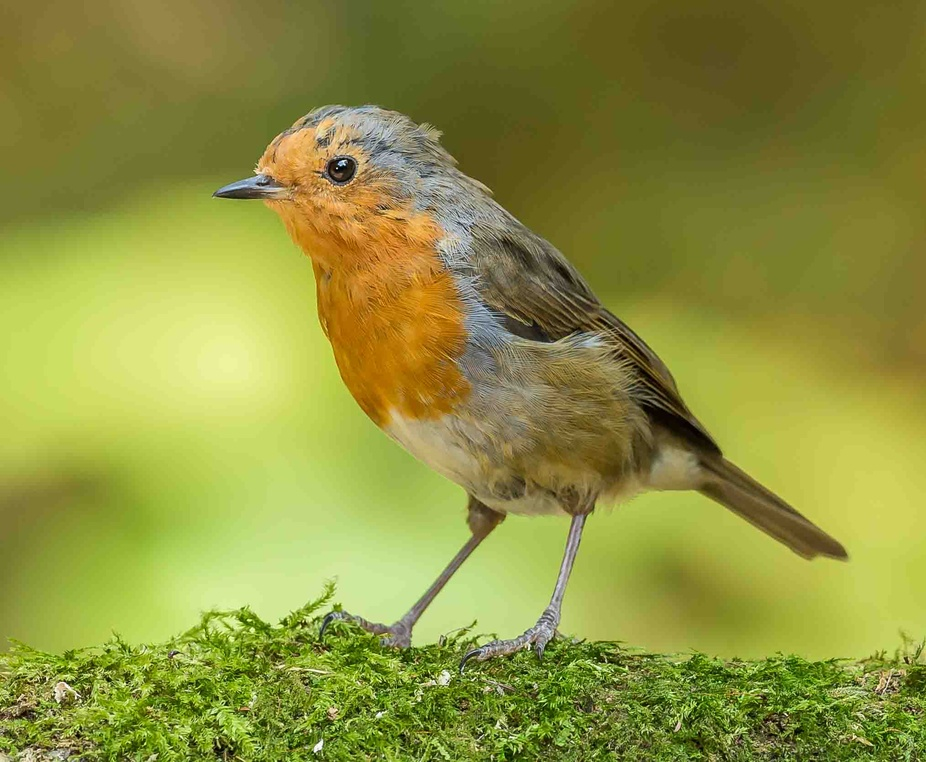
#> input picture robin.jpg, 926 x 762 px, shrunk from 2028 x 1670 before the run
$ python 6.histogram.py
#> lines starting #> are read from the running program, lines starting #| are printed output that depends on the picture
import cv2
import numpy as np
from matplotlib import pyplot as plt

img=cv2.imread('robin.jpg',1)
#> img is the input picture: shape (762, 926, 3); mean B, G, R 62.9, 146.2, 142.6
color=('b','g','r')
for i,col in enumerate(color):
    histogram=cv2.calcHist([img],[i],None,[256],[0,256])
    plt.plot(histogram,color=col)
    plt.xlim([0,256])
plt.show()
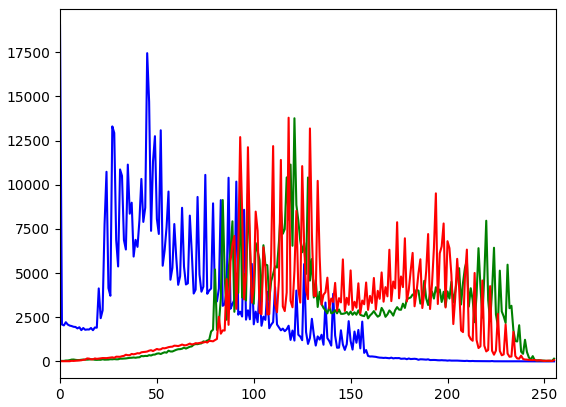
#> figure drawn by matplotlib, 1 panel; curve peaks at x = 0, y = 19025; curve peaks at x = 121, y = 13767; curve peaks at x = 118, y = 13798
